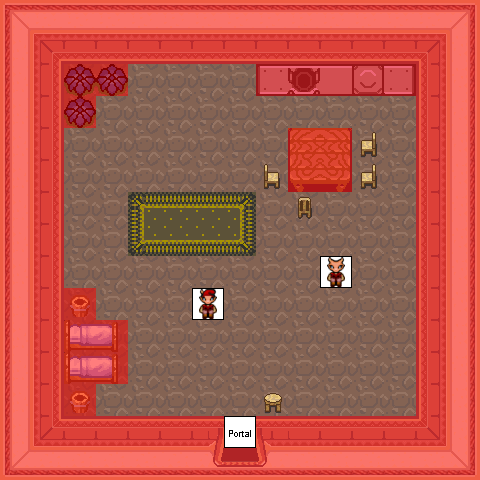

Tiled map render using the project's own tile images. Description and the map definition, with tile-layer contents summarised, below:
An orthogonal 15x15 tile map with 32x32 px tiles, 8 tile layers (0_floor, 1_terrain, 2_object, 3_roof, ...), 15 tilesets.

<map version="0.99b" orientation="orthogonal" width="15" height="15" tilewidth="32" tileheight="32">
 <tileset name="Unbenannt" firstgid="1" tilewidth="32" tileheight="32">
  <image source="../../tileset/ground/brown.png" />
 </tileset>
 <tileset name="Unbenannt" firstgid="5" tilewidth="32" tileheight="32">
  <image source="../../tileset/building/wall/int_wall_pale.png" />
 </tileset>
 <tileset name="Unbenannt" firstgid="21" tilewidth="32" tileheight="32">
  <image source="../../tileset/building/entrance/pale_red_ns.png" />
 </tileset>
 <tileset name="Unbenannt" firstgid="57" tilewidth="32" tileheight="32">
  <image source="../../tileset/building/wall/int_wall_purple.png" />
 </tileset>
 <tileset name="Unbenannt" firstgid="77" tilewidth="32" tileheight="32">
  <image source="../../tileset/item/furniture/bed/side_on_bluer.png" />
 </tileset>
 <tileset name="Unbenannt" firstgid="79" tilewidth="32" tileheight="32">
  <image source="../../tileset/item/furniture/table/wooden_rectangular.png" />
 </tileset>
 <tileset name="Unbenannt" firstgid="85" tilewidth="32" tileheight="32">
  <image source="../../tileset/item/pot/barrel.png" />
 </tileset>
 <tileset name="Unbenannt" firstgid="87" tilewidth="32" tileheight="32">
  <image source="../../tileset/item/furniture/chair/wooden.png" />
 </tileset>
 <tileset name="Unbenannt" firstgid="92" tilewidth="32" tileheight="32">
  <image source="../../tileset/item/furniture/table/table_with_hob.png" />
 </tileset>
 <tileset name="Unbenannt" firstgid="97" tilewidth="32" tileheight="32">
  <image source="../../tileset/item/furniture/table/grey_dark.png" />
 </tileset>
 <tileset name="Unbenannt" firstgid="103" tilewidth="32" tileheight="32">
  <image source="../../tileset/plant/bush/bushes.png" />
 </tileset>
 <tileset name="Unbenannt" firstgid="113" tilewidth="32" tileheight="32">
  <image source="../../tileset/item/furniture/carpet/brown_rug.png" />
 </tileset>
 <tileset name="Unbenannt" firstgid="125" tilewidth="32" tileheight="32">
  <image source="../../tileset/logic/creature/kobold.png" />
 </tileset>
 <tileset name="Unbenannt" firstgid="130" tilewidth="32" tileheight="32">
  <image source="../../tileset/logic/portal.png" />
 </tileset>
 <tileset name="Unbenannt" firstgid="137" tilewidth="32" tileheight="32">
  <image source="../../tileset/logic/collision.png" />
 </tileset>
 <layer name="0_floor" width="15" height="15">
  <data>[225 cells, 225 non-empty, 7 distinct tile ids]</data>
 </layer>
 <layer name="1_terrain" width="15" height="15">
  <data>[225 cells, 104 non-empty, 22 distinct tile ids]</data>
 </layer>
 <layer name="2_object" width="15" height="15">
  <data>[225 cells, 23 non-empty, 17 distinct tile ids]</data>
 </layer>
 <layer name="3_roof" width="15" height="15">
  <data>[225 cells, 0 non-empty, 0 distinct tile ids]</data>
 </layer>
 <layer name="4_roof_add" width="15" height="15">
  <data>[225 cells, 0 non-empty, 0 distinct tile ids]</data>
 </layer>
 <layer name="objects" width="15" height="15">
  <data>[225 cells, 3 non-empty, 3 distinct tile ids]</data>
 </layer>
 <layer name="collision" width="15" height="15" opacity="0.51">
  <data>[225 cells, 121 non-empty, 1 distinct tile ids]</data>
 </layer>
 <layer name="protection" width="15" height="15">
  <data>[225 cells, 0 non-empty, 0 distinct tile ids]</data>
 </layer>
</map>
